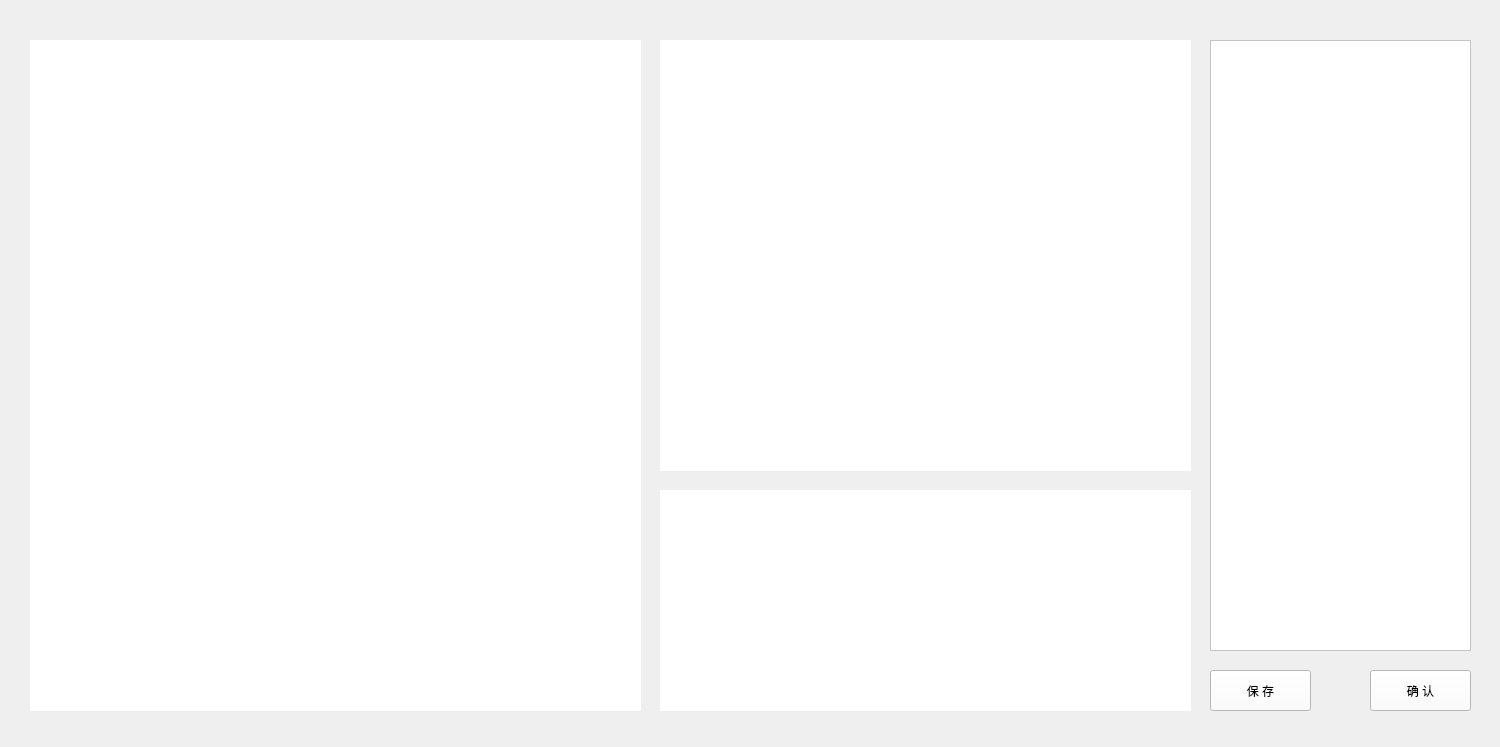
<?xml version="1.0" encoding="UTF-8"?>
<ui version="4.0">
 <class>VideoPlayer</class>
 <widget class="QWidget" name="VideoPlayer">
  <property name="windowModality">
   <enum>Qt::NonModal</enum>
  </property>
  <property name="geometry">
   <rect>
    <x>0</x>
    <y>0</y>
    <width>1500</width>
    <height>747</height>
   </rect>
  </property>
  <property name="cursor">
   <cursorShape>ArrowCursor</cursorShape>
  </property>
  <property name="acceptDrops">
   <bool>false</bool>
  </property>
  <property name="windowTitle">
   <string>Form</string>
  </property>
  <property name="styleSheet">
   <string notr="true"/>
  </property>
  <widget class="QWidget" name="video" native="true">
   <property name="geometry">
    <rect>
     <x>30</x>
     <y>40</y>
     <width>611</width>
     <height>671</height>
    </rect>
   </property>
   <property name="styleSheet">
    <string notr="true">background-color:rgb(255, 255, 255)</string>
   </property>
  </widget>
  <widget class="QWidget" name="keyframe" native="true">
   <property name="geometry">
    <rect>
     <x>660</x>
     <y>40</y>
     <width>531</width>
     <height>431</height>
    </rect>
   </property>
   <property name="styleSheet">
    <string notr="true">background-color:rgb(255, 255, 255)</string>
   </property>
  </widget>
  <widget class="QWidget" name="plateNum" native="true">
   <property name="geometry">
    <rect>
     <x>660</x>
     <y>490</y>
     <width>531</width>
     <height>221</height>
    </rect>
   </property>
   <property name="styleSheet">
    <string notr="true">background-color:rgb(255, 255, 255)</string>
   </property>
  </widget>
  <widget class="QListWidget" name="Messge">
   <property name="geometry">
    <rect>
     <x>1210</x>
     <y>40</y>
     <width>261</width>
     <height>611</height>
    </rect>
   </property>
   <property name="styleSheet">
    <string notr="true">background-color:rgb(255, 255, 255)</string>
   </property>
  </widget>
  <widget class="QPushButton" name="Save">
   <property name="geometry">
    <rect>
     <x>1210</x>
     <y>670</y>
     <width>101</width>
     <height>41</height>
    </rect>
   </property>
   <property name="styleSheet">
    <string notr="true">background-color:rgb(255, 255, 255)</string>
   </property>
   <property name="text">
    <string>保 存</string>
   </property>
  </widget>
  <widget class="QPushButton" name="Confirm">
   <property name="geometry">
    <rect>
     <x>1370</x>
     <y>670</y>
     <width>101</width>
     <height>41</height>
    </rect>
   </property>
   <property name="styleSheet">
    <string notr="true">background-color:rgb(255, 255, 255)</string>
   </property>
   <property name="text">
    <string>确 认</string>
   </property>
  </widget>
 </widget>
 <resources/>
 <connections/>
</ui>
